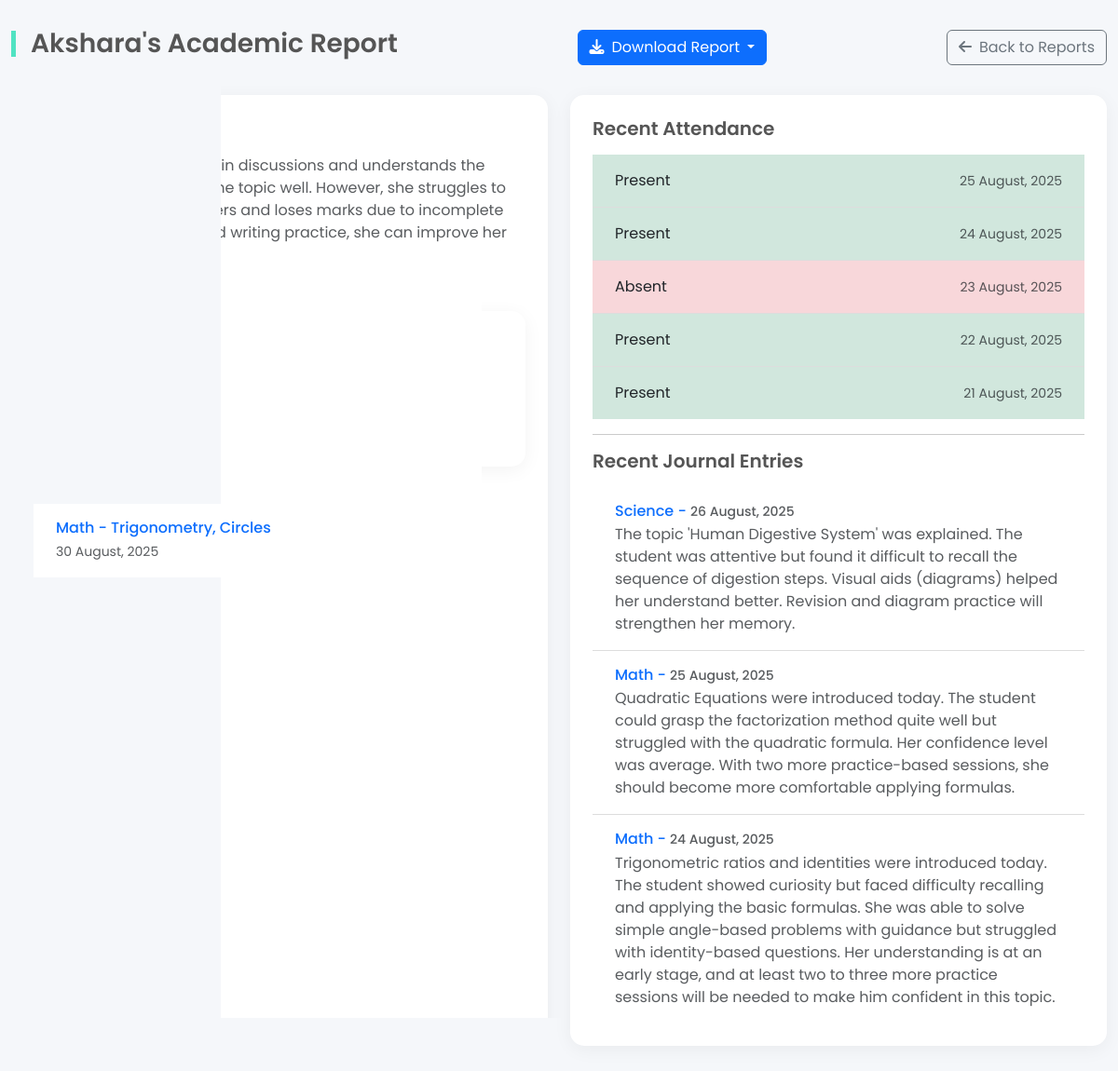
Page /reports/student/1 (signed in) on the committed database.
### models.py (models this page shows)
class Student(SQLModel, table=True):
    id: Optional[int] = Field(default=None, primary_key=True)
    name: str
    grade: str
    school: Optional[str] = None
    syllabus: Optional[str] = None
    focus_subjects: Optional[str] = None
    subject: Optional[str] = None
    remarks: Optional[str] = None
    tutor_id: int = Field(foreign_key="tutor.id")
    tutor: Optional["Tutor"] = Relationship(back_populates="students")
    journals: List["Journal"] = Relationship(back_populates="student")
    attendances: List["Attendance"] = Relationship(back_populates="student")
    tests: List["TestRecord"] = Relationship(back_populates="student")
    upcoming_tests: List["UpcomingTest"] = Relationship(back_populates="student")
    feedbacks: List["Feedback"] = Relationship(back_populates="student")

class UpcomingTest(SQLModel, table=True):
    id: Optional[int] = Field(default=None, primary_key=True)
    student_id: int = Field(foreign_key="student.id")
    subject: str
    topics: Optional[str] = None
    test_date: date
    student: "Student" = Relationship(back_populates="upcoming_tests")

class Attendance(SQLModel, table=True):
    id: Optional[int] = Field(default=None, primary_key=True)
    student_id: int = Field(foreign_key="student.id")
    attendance_date: date = Field(default_factory=date.today, index=True)
    status: str
    student: "Student" = Relationship(back_populates="attendances")

class Journal(SQLModel, table=True):
    id: Optional[int] = Field(default=None, primary_key=True)
    student_id: int = Field(foreign_key="student.id")
    tutor_name: str
    subject: str
    journal: str
    remarks: str
    entry_date: date = Field(default_factory=date.today)
    student: "Student" = Relationship(back_populates="journals")

### main.py (the view)
@app.get("/reports/student/{student_id}", response_class=HTMLResponse)
def get_student_report(
        student_id: int,
        request: Request,
        session: Session = Depends(get_session),
        user: User = Depends(get_current_user)
):
    student = session.get(Student, student_id)
    if not student:
        raise HTTPException(status_code=404, detail="Student not found")
    tutor = session.get(Tutor, student.tutor_id)
    if not tutor or (user.user_type == "tutor" and tutor.id != user.tutor_id):
        raise HTTPException(status_code=403, detail="Not authorized to view this student's report")
    attendance_records = session.exec(
        select(Attendance)
        .where(Attendance.student_id == student_id)
        .order_by(Attendance.attendance_date.desc())
    ).all()
    journal_entries = session.exec(
        select(Journal)
        .where(Journal.student_id == student_id)
        .order_by(Journal.entry_date.desc())
    ).all()
    test_records = session.exec(
        select(TestRecord)
        .where(TestRecord.student_id == student_id)
        .order_by(TestRecord.test_date.desc())
    ).all()
    upcoming_tests = session.exec(
        select(UpcomingTest)
        .where(UpcomingTest.student_id == student_id)
        .where(UpcomingTest.test_date >= date.today())
        .order_by(UpcomingTest.test_date.asc())
    ).all()
    ai_feedback_data = "AI Feedback not yet implemented."
    return templates.TemplateResponse(
        "student_report.html",
        {
            "request": request,
            "student": student,
            "attendance_records": attendance_records,
            "journal_entries": journal_entries,
            "test_records": test_records,
            "upcoming_tests": upcoming_tests,
            "ai_feedback": ai_feedback_data
        }
    )

### templates/student_report.html (shortened to what this page needs)
<!DOCTYPE html>
<html lang="en">
<head>
    <link href="https://cdn.jsdelivr.net/npm/bootstrap@5.3.3/dist/css/bootstrap.min.css" rel="stylesheet">
    <link href="https://cdnjs.cloudflare.com/ajax/libs/font-awesome/6.5.0/css/all.min.css" rel="stylesheet">
    <link href="https://cdnjs.cloudflare.com/ajax/libs/animate.css/4.1.1/animate.min.css" rel="stylesheet">
</head>
<body>
<div class="container-fluid">
    <div class="header-section animate__animated animate__fadeInDown">
    <h1 class="section-title">{{ student.name }}'s Academic Report</h1>
        <div class="dropdown">
            <button id="download-button" class="btn btn-primary dropdown-toggle" type="button" data-bs-toggle="dropdown" aria-expanded="false">
                <i class="fas fa-download me-2"></i>Download Report
            </button>
        </div>
    <div class="btn-group">
        <a href="/reports" class="btn btn-outline-secondary">
            <i class="fas fa-arrow-left me-2"></i>Back to Reports
        </a>
    </div>
</div>
    <div class="row g-4">
        <div class="col-md-6">
            <div class="dashboard-card animate__animated animate__fadeInLeft h-100">
                <h5 class="sub-section-title">General Remarks</h5>
                <p class="text-muted">{{ student.remarks }}</p>
                <div class="row g-4 mt-4">
        <div class="col-12">
            <div class="dashboard-card animate__animated animate__fadeInUp">
                <h5 class="sub-section-title">Recent Test Records</h5>
                <ul class="list-group list-group-flush">
                    {% if test_records %}
                        {% for test in test_records %}
                            <li class="list-group-item d-flex justify-content-between align-items-center">
                                <div>
                                    <h6 class="mb-1 text-primary">{{ test.subject }} - {{ test.topic }}</h6>
                                    <small class="text-muted">{{ test.test_date.strftime('%d %B, %Y') }}</small>
                                </div>
                                <div>
                                    <span class="badge bg-success">{{ test.marks_attained }} / {{ test.total_marks }}</span>
                                </div>
                            </li>
                        {% endfor %}
                    {% else %}
                        <li class="list-group-item empty-state">No test records found.</li>
                    {% endif %}
                </ul>
            </div>
        </div>
    </div>
                <h5 class="sub-section-title">Upcoming Tests</h5>
                <ul class="list-group list-group-flush">
                    {% if upcoming_tests %}
                        {% for test in upcoming_tests %}
                            <li class="list-group-item d-flex justify-content-between align-items-center">
                                <div>
                                    <h6 class="mb-1 text-primary">{{ test.subject }} - {{ test.topics }}</h6>
                                    <small class="text-muted">{{ test.test_date.strftime('%d %B, %Y') }}</small>
                                </div>
                            </li>
                        {% endfor %}
                    {% else %}
                        <li class="list-group-item empty-state">No upcoming tests found.</li>
                    {% endif %}
                </ul>
            </div>
        </div>
        <div class="col-md-6">
            <div class="dashboard-card animate__animated animate__fadeInRight h-100">
                <h5 class="sub-section-title">Recent Attendance</h5>
                <ul class="list-group list-group-flush">
                    {% if attendance_records %}
                        {% for record in attendance_records[:5] %}
                            <li class="list-group-item d-flex justify-content-between align-items-center bg-{{ record.status.lower() }}">
                                <span class="text-capitalize">{{ record.status }}</span>
                                <small class="text-muted">{{ record.attendance_date.strftime('%d %B, %Y') }}</small>
                            </li>
                        {% endfor %}
                    {% else %}
                        <li class="list-group-item empty-state">No attendance records found.</li>
                    {% endif %}
                </ul>
                <hr>
                <h5 class="sub-section-title">Recent Journal Entries</h5>
                <ul class="list-group list-group-flush">
                    {% if journal_entries %}
                        {% for journal in journal_entries[:3] %}
                            <li class="list-group-item">
                                <h6 class="mb-1 text-primary">{{ journal.subject }} - <small class="text-muted">{{ journal.entry_date.strftime('%d %B, %Y') }}</small></h6>
                                <p class="mb-0 text-muted">{{ journal.journal }}</p>
                            </li>
                        {% endfor %}
                    {% else %}
                        <li class="list-group-item empty-state">No journal entries found.</li>
                    {% endif %}
                </ul>
            </div>
        </div>
    </div>
</div>
</body>
</html>

### templates/student_report.html (style rules this page uses)
:root { --primary-color: #4A90E2; --secondary-color: #50E3C2; --text-color: #333; --light-bg: #F5F7FA; --card-bg: #fff; --border-color: #ddd; }
body { font-family: 'Poppins', sans-serif; background-color: var(--light-bg); color: var(--text-color); padding-top: 2rem; padding-bottom: 2rem; }
.container-fluid { max-width: 1400px; }
.header-section { display: flex; justify-content: space-between; align-items: center; margin-bottom: 2rem; }
.dashboard-card { background-color: var(--card-bg); border-radius: 15px; box-shadow: 0 4px 20px rgba(0, 0, 0, 0.05); padding: 1.5rem; height: 100%; }
.list-group-item { border: none; padding: 1rem 1.5rem; border-bottom: 1px solid var(--border-color); }
.list-group-item:last-child { border-bottom: none; }
.section-title { font-size: 1.75rem; font-weight: 600; color: #555; border-left: 5px solid var(--secondary-color); padding-left: 1rem; line-height: 1; }
.sub-section-title { font-size: 1.25rem; font-weight: 600; margin-bottom: 1rem; color: #555; }
.bg-present { background-color: #d1e7dd; }
.bg-absent { background-color: #f8d7da; }

### rows in the picture
Student: name "Akshara", remarks "She participates actively in discussions and understands the real-life connections of the topic well. However, she struggles to frame long written answers and loses marks due to incomplete explanations. With guided writing practice, she can improve her scores."
UpcomingTest: subject "Math", topics "Trigonometry, Circles", test_date "30 August, 2025"
Attendance: status "Present", attendance_date "25 August, 2025"
Attendance: status "Present", attendance_date "24 August, 2025"
Attendance: status "Absent", attendance_date "23 August, 2025"
Attendance: status "Present", attendance_date "22 August, 2025"
Attendance: status "Present", attendance_date "21 August, 2025"
Journal: subject "Science", entry_date "26 August, 2025", journal "The topic 'Human Digestive System' was explained. The student was attentive but found it difficult to recall the sequence of digestion steps. Visual aids (diagrams) helped her understand better. Revision and diagram practice will strengthen her memory."
Journal: subject "Math", entry_date "25 August, 2025", journal "Quadratic Equations were introduced today. The student could grasp the factorization method quite well but struggled with the quadratic formula. Her confidence level was average. With two more practice-based sessions, she should become more comfortable applying formulas."
Journal: subject "Math", entry_date "24 August, 2025", journal "Trigonometric ratios and identities were introduced today. The student showed curiosity but faced difficulty recalling and applying the basic formulas. She was able to solve simple angle-based problems with guidance but struggled with identity-based questions. Her understanding is at an early stage, and at least two to three more practice sessions will be needed to make him confident in this topic."
